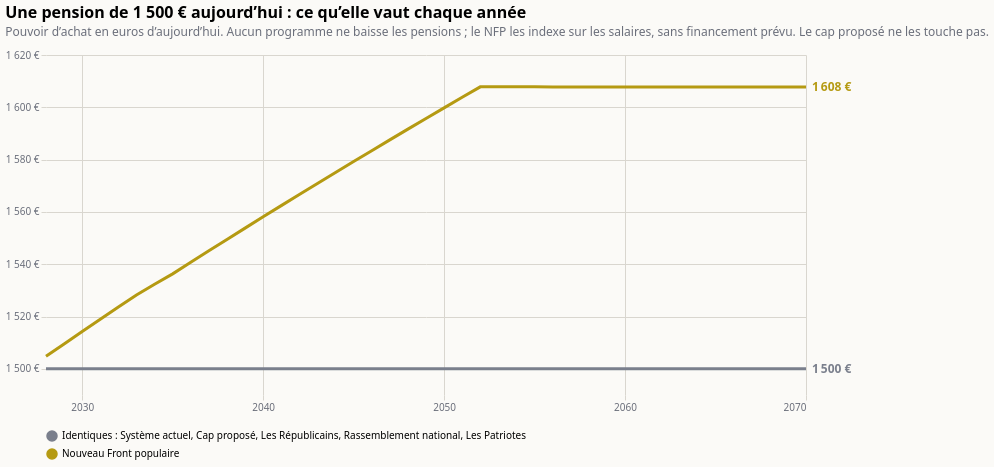

Describe this chart as a Vega-Lite specification.
### Vega-Lite specification from a JSON file in a GitHub repository (floating-point values rounded to 4 significant figures)
{"$schema": "https://vega.github.io/schema/vega-lite/v6.json", "title": {"text": "Une pension de 1 500 € aujourd’hui : ce qu’elle vaut chaque année", "subtitle": "Pouvoir d’achat en euros d’aujourd’hui. Aucun programme ne baisse les pensions ; le NFP les indexe sur les salaires, sans financement prévu. Le cap proposé ne les touche pas.", "anchor": "start", "fontSize": 16, "subtitleColor": "#6b6f7b", "subtitlePadding": 6, "offset": 12}, "background": "#fbfaf7", "config": {"font": "system-ui, sans-serif", "axis": {"gridColor": "#d9d6cf", "labelColor": "#6b6f7b", "domain": false, "tickColor": "#d9d6cf"}, "legend": {"orient": "bottom", "columns": 3, "labelLimit": 800, "symbolOpacity": 1}, "view": {"stroke": null}}, "width": 760, "height": 340, "data": {"values": [{"annee": 2028, "programme": "Identiques : Système actuel, Cap proposé, Les Républicains, Rassemblement national, Les Patriotes", "valeur": 1500}, {"annee": 2029, "programme": "Identiques : Système actuel, Cap proposé, Les Républicains, Rassemblement national, Les Patriotes", "valeur": 1500}, {"annee": 2030, "programme": "Identiques : Système actuel, Cap proposé, Les Républicains, Rassemblement national, Les Patriotes", "valeur": 1500}, {"annee": 2031, "programme": "Identiques : Système actuel, Cap proposé, Les Républicains, Rassemblement national, Les Patriotes", "valeur": 1500}, {"annee": 2032, "programme": "Identiques : Système actuel, Cap proposé, Les Républicains, Rassemblement national, Les Patriotes", "valeur": 1500}, {"annee": 2033, "programme": "Identiques : Système actuel, Cap proposé, Les Républicains, Rassemblement national, Les Patriotes", "valeur": 1500}, {"annee": 2034, "programme": "Identiques : Système actuel, Cap proposé, Les Républicains, Rassemblement national, Les Patriotes", "valeur": 1500}, {"annee": 2035, "programme": "Identiques : Système actuel, Cap proposé, Les Républicains, Rassemblement national, Les Patriotes", "valeur": 1500}, {"annee": 2036, "programme": "Identiques : Système actuel, Cap proposé, Les Républicains, Rassemblement national, Les Patriotes", "valeur": 1500}, {"annee": 2037, "programme": "Identiques : Système actuel, Cap proposé, Les Républicains, Rassemblement national, Les Patriotes", "valeur": 1500}, {"annee": 2038, "programme": "Identiques : Système actuel, Cap proposé, Les Républicains, Rassemblement national, Les Patriotes", "valeur": 1500}, {"annee": 2039, "programme": "Identiques : Système actuel, Cap proposé, Les Républicains, Rassemblement national, Les Patriotes", "valeur": 1500}, {"annee": 2040, "programme": "Identiques : Système actuel, Cap proposé, Les Républicains, Rassemblement national, Les Patriotes", "valeur": 1500}, {"annee": 2041, "programme": "Identiques : Système actuel, Cap proposé, Les Républicains, Rassemblement national, Les Patriotes", "valeur": 1500}, {"annee": 2042, "programme": "Identiques : Système actuel, Cap proposé, Les Républicains, Rassemblement national, Les Patriotes", "valeur": 1500}, {"annee": 2043, "programme": "Identiques : Système actuel, Cap proposé, Les Républicains, Rassemblement national, Les Patriotes", "valeur": 1500}, {"annee": 2044, "programme": "Identiques : Système actuel, Cap proposé, Les Républicains, Rassemblement national, Les Patriotes", "valeur": 1500}, {"annee": 2045, "programme": "Identiques : Système actuel, Cap proposé, Les Républicains, Rassemblement national, Les Patriotes", "valeur": 1500}, {"annee": 2046, "programme": "Identiques : Système actuel, Cap proposé, Les Républicains, Rassemblement national, Les Patriotes", "valeur": 1500}, {"annee": 2047, "programme": "Identiques : Système actuel, Cap proposé, Les Républicains, Rassemblement national, Les Patriotes", "valeur": 1500}, {"annee": 2048, "programme": "Identiques : Système actuel, Cap proposé, Les Républicains, Rassemblement national, Les Patriotes", "valeur": 1500}, {"annee": 2049, "programme": "Identiques : Système actuel, Cap proposé, Les Républicains, Rassemblement national, Les Patriotes", "valeur": 1500}, {"annee": 2050, "programme": "Identiques : Système actuel, Cap proposé, Les Républicains, Rassemblement national, Les Patriotes", "valeur": 1500}, {"annee": 2051, "programme": "Identiques : Système actuel, Cap proposé, Les Républicains, Rassemblement national, Les Patriotes", "valeur": 1500}, {"annee": 2052, "programme": "Identiques : Système actuel, Cap proposé, Les Républicains, Rassemblement national, Les Patriotes", "valeur": 1500}, {"annee": 2053, "programme": "Identiques : Système actuel, Cap proposé, Les Républicains, Rassemblement national, Les Patriotes", "valeur": 1500}, {"annee": 2054, "programme": "Identiques : Système actuel, Cap proposé, Les Républicains, Rassemblement national, Les Patriotes", "valeur": 1500}, {"annee": 2055, "programme": "Identiques : Système actuel, Cap proposé, Les Républicains, Rassemblement national, Les Patriotes", "valeur": 1500}, {"annee": 2056, "programme": "Identiques : Système actuel, Cap proposé, Les Républicains, Rassemblement national, Les Patriotes", "valeur": 1500}, {"annee": 2057, "programme": "Identiques : Système actuel, Cap proposé, Les Républicains, Rassemblement national, Les Patriotes", "valeur": 1500}, {"annee": 2058, "programme": "Identiques : Système actuel, Cap proposé, Les Républicains, Rassemblement national, Les Patriotes", "valeur": 1500}, {"annee": 2059, "programme": "Identiques : Système actuel, Cap proposé, Les Républicains, Rassemblement national, Les Patriotes", "valeur": 1500}, {"annee": 2060, "programme": "Identiques : Système actuel, Cap proposé, Les Républicains, Rassemblement national, Les Patriotes", "valeur": 1500}, {"annee": 2061, "programme": "Identiques : Système actuel, Cap proposé, Les Républicains, Rassemblement national, Les Patriotes", "valeur": 1500}, {"annee": 2062, "programme": "Identiques : Système actuel, Cap proposé, Les Républicains, Rassemblement national, Les Patriotes", "valeur": 1500}, {"annee": 2063, "programme": "Identiques : Système actuel, Cap proposé, Les Républicains, Rassemblement national, Les Patriotes", "valeur": 1500}, {"annee": 2064, "programme": "Identiques : Système actuel, Cap proposé, Les Républicains, Rassemblement national, Les Patriotes", "valeur": 1500}, {"annee": 2065, "programme": "Identiques : Système actuel, Cap proposé, Les Républicains, Rassemblement national, Les Patriotes", "valeur": 1500}, {"annee": 2066, "programme": "Identiques : Système actuel, Cap proposé, Les Républicains, Rassemblement national, Les Patriotes", "valeur": 1500}, {"annee": 2067, "programme": "Identiques : Système actuel, Cap proposé, Les Républicains, Rassemblement national, Les Patriotes", "valeur": 1500}, {"annee": 2068, "programme": "Identiques : Système actuel, Cap proposé, Les Républicains, Rassemblement national, Les Patriotes", "valeur": 1500}, {"annee": 2069, "programme": "Identiques : Système actuel, Cap proposé, Les Républicains, Rassemblement national, Les Patriotes", "valeur": 1500}, {"annee": 2070, "programme": "Identiques : Système actuel, Cap proposé, Les Républicains, Rassemblement national, Les Patriotes", "valeur": 1500}, {"annee": 2028, "programme": "Nouveau Front populaire", "valeur": 1505.0}, {"annee": 2029, "programme": "Nouveau Front populaire", "valeur": 1510.0}, {"annee": 2030, "programme": "Nouveau Front populaire", "valeur": 1514.0}, {"annee": 2031, "programme": "Nouveau Front populaire", "valeur": 1519.0}, {"annee": 2032, "programme": "Nouveau Front populaire", "valeur": 1524.0}, {"annee": 2033, "programme": "Nouveau Front populaire", "valeur": 1528.0}, {"annee": 2034, "programme": "Nouveau Front populaire", "valeur": 1532.0}, {"annee": 2035, "programme": "Nouveau Front populaire", "valeur": 1536.0}, {"annee": 2036, "programme": "Nouveau Front populaire", "valeur": 1541.0}, {"annee": 2037, "programme": "Nouveau Front populaire", "valeur": 1545.0}, {"annee": 2038, "programme": "Nouveau Front populaire", "valeur": 1549.0}, {"annee": 2039, "programme": "Nouveau Front populaire", "valeur": 1554.0}, {"annee": 2040, "programme": "Nouveau Front populaire", "valeur": 1558.0}, {"annee": 2041, "programme": "Nouveau Front populaire", "valeur": 1562.0}, {"annee": 2042, "programme": "Nouveau Front populaire", "valeur": 1567.0}, {"annee": 2043, "programme": "Nouveau Front populaire", "valeur": 1571.0}, {"annee": 2044, "programme": "Nouveau Front populaire", "valeur": 1575.0}, {"annee": 2045, "programme": "Nouveau Front populaire", "valeur": 1579.0}, {"annee": 2046, "programme": "Nouveau Front populaire", "valeur": 1583.0}, {"annee": 2047, "programme": "Nouveau Front populaire", "valeur": 1588.0}, {"annee": 2048, "programme": "Nouveau Front populaire", "valeur": 1592.0}, {"annee": 2049, "programme": "Nouveau Front populaire", "valeur": 1596.0}, {"annee": 2050, "programme": "Nouveau Front populaire", "valeur": 1600.0}, {"annee": 2051, "programme": "Nouveau Front populaire", "valeur": 1604.0}, {"annee": 2052, "programme": "Nouveau Front populaire", "valeur": 1608.0}, {"annee": 2053, "programme": "Nouveau Front populaire", "valeur": 1608.0}, {"annee": 2054, "programme": "Nouveau Front populaire", "valeur": 1608.0}, {"annee": 2055, "programme": "Nouveau Front populaire", "valeur": 1608.0}, {"annee": 2056, "programme": "Nouveau Front populaire", "valeur": 1608.0}, {"annee": 2057, "programme": "Nouveau Front populaire", "valeur": 1608.0}, {"annee": 2058, "programme": "Nouveau Front populaire", "valeur": 1608.0}, {"annee": 2059, "programme": "Nouveau Front populaire", "valeur": 1608.0}, {"annee": 2060, "programme": "Nouveau Front populaire", "valeur": 1608.0}, {"annee": 2061, "programme": "Nouveau Front populaire", "valeur": 1608.0}, {"annee": 2062, "programme": "Nouveau Front populaire", "valeur": 1608.0}, {"annee": 2063, "programme": "Nouveau Front populaire", "valeur": 1608.0}, {"annee": 2064, "programme": "Nouveau Front populaire", "valeur": 1608.0}, {"annee": 2065, "programme": "Nouveau Front populaire", "valeur": 1608.0}, {"annee": 2066, "programme": "Nouveau Front populaire", "valeur": 1608.0}, {"annee": 2067, "programme": "Nouveau Front populaire", "valeur": 1608.0}, {"annee": 2068, "programme": "Nouveau Front populaire", "valeur": 1608.0}, {"annee": 2069, "programme": "Nouveau Front populaire", "valeur": 1608.0}, {"annee": 2070, "programme": "Nouveau Front populaire", "valeur": 1608.0}]}, "encoding": {"x": {"field": "annee", "type": "quantitative", "scale": {"domain": [2028, 2070]}, "axis": {"format": "d", "title": null, "values": [2030, 2040, 2050, 2060, 2070]}}, "y": {"field": "valeur", "type": "quantitative", "scale": {"zero": false, "padding": 12}, "axis": {"title": null, "labelExpr": "replace(format(datum.value, ',.0f'), ',', ' ') + ' €'", "tickCount": 7}}, "color": {"field": "programme", "type": "nominal", "title": null, "sort": ["Identiques : Système actuel, Cap proposé, Les Républicains, Rassemblement national, Les Patriotes", "Nouveau Front populaire"], "scale": {"domain": ["Identiques : Système actuel, Cap proposé, Les Républicains, Rassemblement national, Les Patriotes", "Nouveau Front populaire"], "range": ["#7a7f8c", "#b59a12"]}, "legend": {"orient": "bottom", "columns": 1, "labelLimit": 760}}}, "layer": [{"mark": {"type": "line", "strokeWidth": 3}}, {"data": {"values": [{"annee": 2070, "programme": "Identiques : Système actuel, Cap proposé, Les Républicains, Rassemblement national, Les Patriotes", "valeur": 1500, "etiquette": "1 500 €"}, {"annee": 2070, "programme": "Nouveau Front populaire", "valeur": 1608.0, "etiquette": "1 608 €"}]}, "mark": {"type": "text", "align": "left", "dx": 6, "fontSize": 12, "fontWeight": "bold"}, "encoding": {"text": {"field": "etiquette"}}}]}
